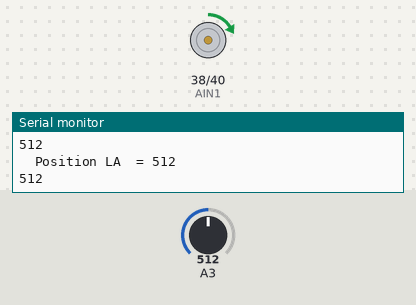
Recording of a sketch running on a simulated Arduino Mega 2560, built with avr-gcc and run on an emulated ATmega2560. Shown: motor-driver pin pairs drawn as motors (green arrow = first pin HIGH = forward, orange = second pin HIGH = backward, longer = more drive, scaled by the enable pin), the last lines printed to the serial monitor. Inputs (shaded band) come from the test bench; at power-on: A3 = 512.

Above: at 1.2 s.
1.3 s: A3 set to 743
2.8 s: A3 set to 761
At 4.0 s:
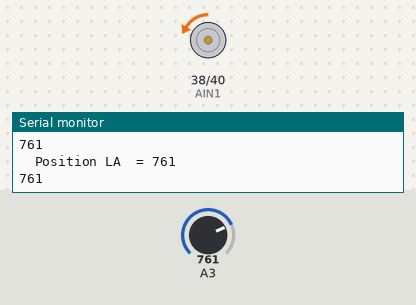
4.3 s: A3 set to 740
At 5.4 s:
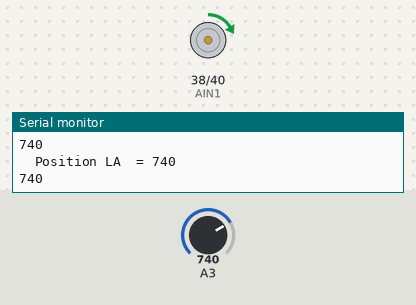
5.9 s: A3 set to 760
At 6.8 s:
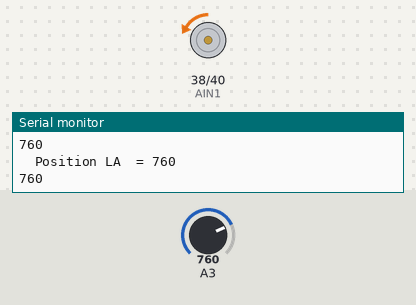
Timing chart, 0 to 8.5 s (numbered marks = the images above; inputs shaded):
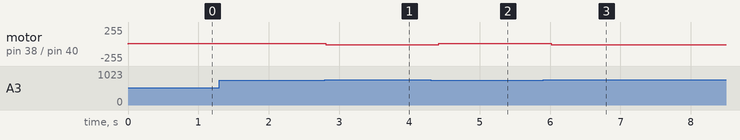

Measured:
- after the input at 2.8 s, motor on pin 38 (AIN1) / pin 40 (AIN2): forward 10/255 → backward 10/255 at once
- after the input at 4.3 s, motor on pin 38 (AIN1) / pin 40 (AIN2): backward 10/255 → forward 10/255 after 0.11 s
- after the input at 5.9 s, motor on pin 38 (AIN1) / pin 40 (AIN2): forward 10/255 → backward 10/255 after 0.12 s

The sketch:

linearactuator_single_test.ino
```cpp
#define AIN1 38 //D2

#define AIN2 40//D4

#define PWMA 3 //


const int feedback = A1; //potentiometer from actuator
int position_LA = 0; //potentiometer from actuator
int prev;


void setup()
{
  pinMode(feedback, INPUT);//feedback from actuator
  pinMode(PWMA, OUTPUT);
  pinMode(AIN1, OUTPUT);
  pinMode(AIN2, OUTPUT);

  Serial.begin(9600);

}

void loop()
{

prev = position_LA;
position_LA = analogRead(A3);  // read the input on analog pin 0:
Serial.println(position_LA);


if(/*(position_LA >= prev) && */position_LA < 750)
  {
    fwd(10);
  }

else if (/*( position_LA < prev) &&*/ position_LA > 250)
{
  rev(10);
}
delay(200);

  Serial.print("  Position LA  = ");
  Serial.println(position_LA);


}//end void loop


void fwd(int speed)
{ digitalWrite(AIN1, HIGH);
  digitalWrite(AIN2, LOW);
  analogWrite(PWMA, speed);
}
void rev(int speed)
{ digitalWrite(AIN1, LOW);
  digitalWrite(AIN2, HIGH);
  analogWrite(PWMA, speed);
}
void brake()
{ digitalWrite(AIN1, HIGH);
  digitalWrite(AIN2, HIGH);
  analogWrite(PWMA, 0);
}


/*int input = A0;
int enA = A2;
int in1 = 3;
int in2 = 4;
//int rotDirection = 0;
//int pressed = false;
void setup() {
  pinMode(enA, OUTPUT);
  pinMode(in1, OUTPUT);
  pinMode(in2, OUTPUT);
  pinMode(input, INPUT);

  // Set initial rotation direction
  digitalWrite(in1, LOW);
  digitalWrite(in2, HIGH);
  //analogWrite(enA, 100);
  delay(100);
  Serial.begin(9600);

}
void loop() {
  analogWrite(enA, 100);
  int positionMotor = analogRead(input);
  Serial.println(positionMotor);
  delay(100);
}
*/
```
